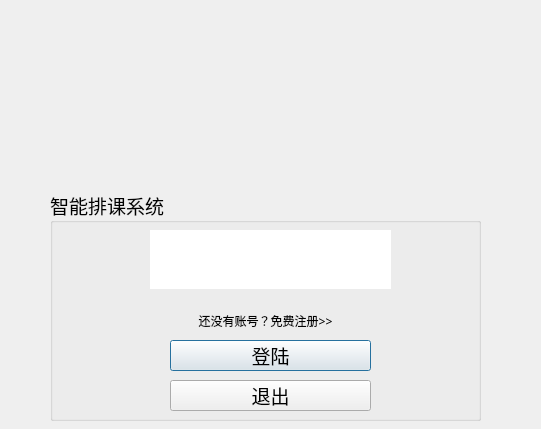
<?xml version="1.0" encoding="UTF-8"?>
<ui version="4.0">
 <class>login</class>
 <widget class="QDialog" name="login">
  <property name="geometry">
   <rect>
    <x>0</x>
    <y>0</y>
    <width>541</width>
    <height>429</height>
   </rect>
  </property>
  <property name="windowTitle">
   <string>login</string>
  </property>
  <widget class="QGroupBox" name="groupBox">
   <property name="geometry">
    <rect>
     <x>50</x>
     <y>190</y>
     <width>431</width>
     <height>231</height>
    </rect>
   </property>
   <property name="font">
    <font>
     <family>微软雅黑</family>
     <pointsize>14</pointsize>
    </font>
   </property>
   <property name="styleSheet">
    <string notr="true"/>
   </property>
   <property name="title">
    <string>智能排课系统</string>
   </property>
   <widget class="QPushButton" name="loginButton">
    <property name="geometry">
     <rect>
      <x>120</x>
      <y>150</y>
      <width>201</width>
      <height>31</height>
     </rect>
    </property>
    <property name="font">
     <font/>
    </property>
    <property name="styleSheet">
     <string notr="true"/>
    </property>
    <property name="text">
     <string>登陆</string>
    </property>
   </widget>
   <widget class="QPushButton" name="registerButton">
    <property name="geometry">
     <rect>
      <x>130</x>
      <y>120</y>
      <width>171</width>
      <height>21</height>
     </rect>
    </property>
    <property name="font">
     <font>
      <pointsize>-1</pointsize>
     </font>
    </property>
    <property name="styleSheet">
     <string notr="true">    color: black;
    background-color: transparent;
    box-shadow: none;
    padding: 0;
    border: 0;
	font-size:12px;</string>
    </property>
    <property name="text">
     <string>还没有账号？免费注册&gt;&gt;</string>
    </property>
   </widget>
   <widget class="QPushButton" name="exitButton">
    <property name="geometry">
     <rect>
      <x>120</x>
      <y>190</y>
      <width>201</width>
      <height>31</height>
     </rect>
    </property>
    <property name="font">
     <font/>
    </property>
    <property name="styleSheet">
     <string notr="true"/>
    </property>
    <property name="text">
     <string>退出</string>
    </property>
   </widget>
   <widget class="QLineEdit" name="accountLineEdit">
    <property name="geometry">
     <rect>
      <x>100</x>
      <y>40</y>
      <width>241</width>
      <height>31</height>
     </rect>
    </property>
    <property name="font">
     <font/>
    </property>
    <property name="styleSheet">
     <string notr="true">border-bottom-left-radius:0;
border-bottom-right-radius:0;</string>
    </property>
   </widget>
   <widget class="QLineEdit" name="passwordLineEdit">
    <property name="geometry">
     <rect>
      <x>100</x>
      <y>70</y>
      <width>241</width>
      <height>29</height>
     </rect>
    </property>
    <property name="font">
     <font/>
    </property>
    <property name="styleSheet">
     <string notr="true">border-top-left-radius:0;
border-top-right-radius:0;</string>
    </property>
   </widget>
  </widget>
 </widget>
 <layoutdefault spacing="6" margin="11"/>
 <resources/>
 <connections/>
</ui>
